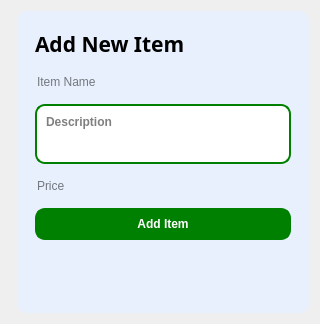
         <widget class="QWidget" name="Menu">
          <layout class="QHBoxLayout" name="horizontalLayout_5">
           <item>
            <widget class="QWidget" name="widget_4" native="true">
             <property name="sizePolicy">
              <sizepolicy hsizetype="Expanding" vsizetype="Preferred">
               <horstretch>0</horstretch>
               <verstretch>0</verstretch>
              </sizepolicy>
             </property>
            </widget>
           </item>
           <item alignment="Qt::AlignmentFlag::AlignLeft">
            <widget class="QWidget" name="widget_2" native="true">
             <property name="sizePolicy">
              <sizepolicy hsizetype="Preferred" vsizetype="Preferred">
               <horstretch>0</horstretch>
               <verstretch>0</verstretch>
              </sizepolicy>
             </property>
             <property name="styleSheet">
              <string notr="true">background-color: #E8F0FE;
border-radius: 10px;</string>
             </property>
             <layout class="QVBoxLayout" name="verticalLayout_11">
              <item alignment="Qt::AlignmentFlag::AlignTop">
               <widget class="QFrame" name="frame_11">
                <property name="font">
                 <font>
                  <family>Tahoma</family>
                  <pointsize>14</pointsize>
                  <bold>true</bold>
                 </font>
                </property>
                <property name="frameShape">
                 <enum>QFrame::Shape::StyledPanel</enum>
                </property>
                <property name="frameShadow">
                 <enum>QFrame::Shadow::Raised</enum>
                </property>
                <layout class="QVBoxLayout" name="verticalLayout_14">
                 <item alignment="Qt::AlignmentFlag::AlignLeft">
                  <widget class="QLabel" name="label_5">
                   <property name="font">
                    <font>
                     <family>Franklin Gothic</family>
                     <pointsize>16</pointsize>
                     <bold>true</bold>
                    </font>
                   </property>
                   <property name="styleSheet">
                    <string notr="true">color: rgb(0, 0, 0);</string>
                   </property>
                   <property name="text">
                    <string>Add New Item</string>
                   </property>
                  </widget>
                 </item>
                </layout>
               </widget>
              </item>
              <item>
               <widget class="QFrame" name="frame_12">
                <property name="sizePolicy">
                 <sizepolicy hsizetype="Preferred" vsizetype="Expanding">
                  <horstretch>0</horstretch>
                  <verstretch>0</verstretch>
                 </sizepolicy>
                </property>
                <property name="frameShape">
                 <enum>QFrame::Shape::StyledPanel</enum>
                </property>
                <property name="frameShadow">
                 <enum>QFrame::Shadow::Raised</enum>
                </property>
                <layout class="QVBoxLayout" name="verticalLayout_15">
                 <property name="spacing">
                  <number>14</number>
                 </property>
                 <property name="leftMargin">
                  <number>9</number>
                 </property>
                 <property name="topMargin">
                  <number>0</number>
                 </property>
                 <property name="rightMargin">
                  <number>9</number>
                 </property>
                 <property name="bottomMargin">
                  <number>0</number>
                 </property>
                 <item>
                  <widget class="QLineEdit" name="lineEdit">
                   <property name="placeholderText">
                    <string>Item Name</string>
                   </property>
                  </widget>
                 </item>
                 <item>
                  <widget class="QTextEdit" name="textEdit">
                   <property name="maximumSize">
                    <size>
                     <width>300</width>
                     <height>60</height>
                    </size>
                   </property>
                   <property name="styleSheet">
                    <string notr="true">QTextEdit {
    border: 2px solid green; /* Border color */
    border-radius: 10px; /* Rounded corners */
    padding: 5px; /* Internal padding for text */
    background-color: white; /* Background color */
    color: black; /* Text color */
    font: bold 12px; /* Font style and size */
}

QTextEdit:focus {
    border: 2px solid #32CD32; /* Bright green border on focus */
    background-color: #F0FFF0; /* Light greenish background */
}

QTextEdit:hover {
    border: 2px solid darkgreen; /* Border color on hover */
    background-color: #E6FFE6; /* Light hover effect */
}
</string>
                   </property>
                   <property name="placeholderText">
                    <string>Description</string>
                   </property>
                  </widget>
                 </item>
                 <item>
                  <widget class="QLineEdit" name="lineEdit_3">
                   <property name="placeholderText">
                    <string>Price</string>
                   </property>
                  </widget>
                 </item>
                 <item>
                  <widget class="QPushButton" name="pushButton">
                   <property name="styleSheet">
                    <string notr="true">QPushButton {
    border-radius: 10px; /* Rounded corners */
    padding: 7px; /* Internal padding */
    color: white; /* Text color */
    background-color: green; /* Background color */
    font: bold 12px; /* Font style and size */
    border: 2px solid green; /* Border color */
}

QPushButton:hover {
    background-color: #32CD32; /* Lighter green on hover */
    border-color: darkgreen; /* Dark green border on hover */
}

QPushButton:pressed {
    background-color: darkgreen; /* Darker green when pressed */
    border-color: black; /* Border changes on press */
}
</string>
                   </property>
                   <property name="text">
                    <string>Add Item</string>
                   </property>
                  </widget>
                 </item>
                 <item>
                  <spacer name="verticalSpacer_4">
                   <property name="orientation">
                    <enum>Qt::Orientation::Vertical</enum>
                   </property>
                   <property name="sizeHint" stdset="0">
                    <size>
                     <width>20</width>
                     <height>40</height>
                    </size>
                   </property>
                  </spacer>
                 </item>
                </layout>
               </widget>
              </item>
              <item alignment="Qt::AlignmentFlag::AlignBottom">
               <widget class="QFrame" name="frame_13">
                <property name="frameShape">
                 <enum>QFrame::Shape::StyledPanel</enum>
                </property>
                <property name="frameShadow">
                 <enum>QFrame::Shadow::Raised</enum>
                </property>
                <layout class="QVBoxLayout" name="verticalLayout_16"/>
               </widget>
              </item>
             </layout>
            </widget>
           </item>
          </layout>
         </widget>
